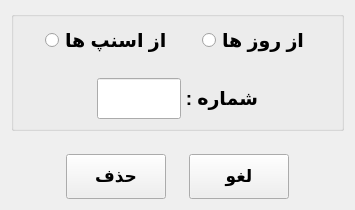
<?xml version="1.0" encoding="UTF-8"?>
<ui version="4.0">
 <class>delete_items</class>
 <widget class="QWidget" name="delete_items">
  <property name="geometry">
   <rect>
    <x>0</x>
    <y>0</y>
    <width>355</width>
    <height>210</height>
   </rect>
  </property>
  <property name="windowTitle">
   <string>Delete Items</string>
  </property>
  <layout class="QGridLayout" name="gridLayout">
   <item row="2" column="0">
    <layout class="QHBoxLayout" name="horizontalLayout_6" stretch="13,10,4,10,13">
     <item>
      <spacer name="horizontalSpacer_10">
       <property name="orientation">
        <enum>Qt::Horizontal</enum>
       </property>
       <property name="sizeHint" stdset="0">
        <size>
         <width>40</width>
         <height>20</height>
        </size>
       </property>
      </spacer>
     </item>
     <item>
      <widget class="QPushButton" name="PbDelete">
       <property name="minimumSize">
        <size>
         <width>100</width>
         <height>45</height>
        </size>
       </property>
       <property name="font">
        <font>
         <pointsize>13</pointsize>
         <bold>true</bold>
        </font>
       </property>
       <property name="text">
        <string>حذف</string>
       </property>
      </widget>
     </item>
     <item>
      <spacer name="horizontalSpacer">
       <property name="orientation">
        <enum>Qt::Horizontal</enum>
       </property>
       <property name="sizeHint" stdset="0">
        <size>
         <width>40</width>
         <height>20</height>
        </size>
       </property>
      </spacer>
     </item>
     <item>
      <widget class="QPushButton" name="PbCancel">
       <property name="minimumSize">
        <size>
         <width>100</width>
         <height>45</height>
        </size>
       </property>
       <property name="font">
        <font>
         <pointsize>13</pointsize>
         <bold>true</bold>
        </font>
       </property>
       <property name="text">
        <string>لغو</string>
       </property>
      </widget>
     </item>
     <item>
      <spacer name="horizontalSpacer_11">
       <property name="orientation">
        <enum>Qt::Horizontal</enum>
       </property>
       <property name="sizeHint" stdset="0">
        <size>
         <width>40</width>
         <height>20</height>
        </size>
       </property>
      </spacer>
     </item>
    </layout>
   </item>
   <item row="0" column="0">
    <widget class="QGroupBox" name="groupBox_3">
     <property name="title">
      <string/>
     </property>
     <layout class="QGridLayout" name="gridLayout_3">
      <item row="0" column="0">
       <layout class="QHBoxLayout" name="horizontalLayout">
        <item>
         <spacer name="horizontalSpacer_5">
          <property name="orientation">
           <enum>Qt::Horizontal</enum>
          </property>
          <property name="sizeHint" stdset="0">
           <size>
            <width>40</width>
            <height>20</height>
           </size>
          </property>
         </spacer>
        </item>
        <item>
         <widget class="QRadioButton" name="RbSnapp">
          <property name="font">
           <font>
            <pointsize>14</pointsize>
            <bold>true</bold>
           </font>
          </property>
          <property name="text">
           <string>از اسنپ ها</string>
          </property>
          <property name="checked">
           <bool>false</bool>
          </property>
         </widget>
        </item>
        <item>
         <spacer name="horizontalSpacer_4">
          <property name="orientation">
           <enum>Qt::Horizontal</enum>
          </property>
          <property name="sizeHint" stdset="0">
           <size>
            <width>40</width>
            <height>20</height>
           </size>
          </property>
         </spacer>
        </item>
        <item>
         <widget class="QRadioButton" name="RbDay">
          <property name="font">
           <font>
            <pointsize>14</pointsize>
            <bold>true</bold>
           </font>
          </property>
          <property name="text">
           <string>از روز ها</string>
          </property>
         </widget>
        </item>
        <item>
         <spacer name="horizontalSpacer_6">
          <property name="orientation">
           <enum>Qt::Horizontal</enum>
          </property>
          <property name="sizeHint" stdset="0">
           <size>
            <width>40</width>
            <height>20</height>
           </size>
          </property>
         </spacer>
        </item>
       </layout>
      </item>
      <item row="2" column="0">
       <layout class="QHBoxLayout" name="horizontalLayout_2" stretch="4,1,1,4">
        <item>
         <spacer name="horizontalSpacer_2">
          <property name="orientation">
           <enum>Qt::Horizontal</enum>
          </property>
          <property name="sizeHint" stdset="0">
           <size>
            <width>40</width>
            <height>20</height>
           </size>
          </property>
         </spacer>
        </item>
        <item>
         <widget class="QLineEdit" name="number">
          <property name="minimumSize">
           <size>
            <width>84</width>
            <height>41</height>
           </size>
          </property>
          <property name="font">
           <font>
            <pointsize>14</pointsize>
            <bold>true</bold>
           </font>
          </property>
         </widget>
        </item>
        <item>
         <widget class="QLabel" name="label_12">
          <property name="minimumSize">
           <size>
            <width>71</width>
            <height>41</height>
           </size>
          </property>
          <property name="font">
           <font>
            <pointsize>14</pointsize>
            <bold>true</bold>
           </font>
          </property>
          <property name="text">
           <string>شماره :</string>
          </property>
         </widget>
        </item>
        <item>
         <spacer name="horizontalSpacer_3">
          <property name="orientation">
           <enum>Qt::Horizontal</enum>
          </property>
          <property name="sizeHint" stdset="0">
           <size>
            <width>40</width>
            <height>20</height>
           </size>
          </property>
         </spacer>
        </item>
       </layout>
      </item>
      <item row="1" column="0">
       <spacer name="verticalSpacer_2">
        <property name="orientation">
         <enum>Qt::Vertical</enum>
        </property>
        <property name="sizeHint" stdset="0">
         <size>
          <width>20</width>
          <height>40</height>
         </size>
        </property>
       </spacer>
      </item>
     </layout>
    </widget>
   </item>
   <item row="1" column="0">
    <spacer name="verticalSpacer">
     <property name="orientation">
      <enum>Qt::Vertical</enum>
     </property>
     <property name="sizeHint" stdset="0">
      <size>
       <width>20</width>
       <height>40</height>
      </size>
     </property>
    </spacer>
   </item>
  </layout>
 </widget>
 <resources/>
 <connections/>
</ui>
